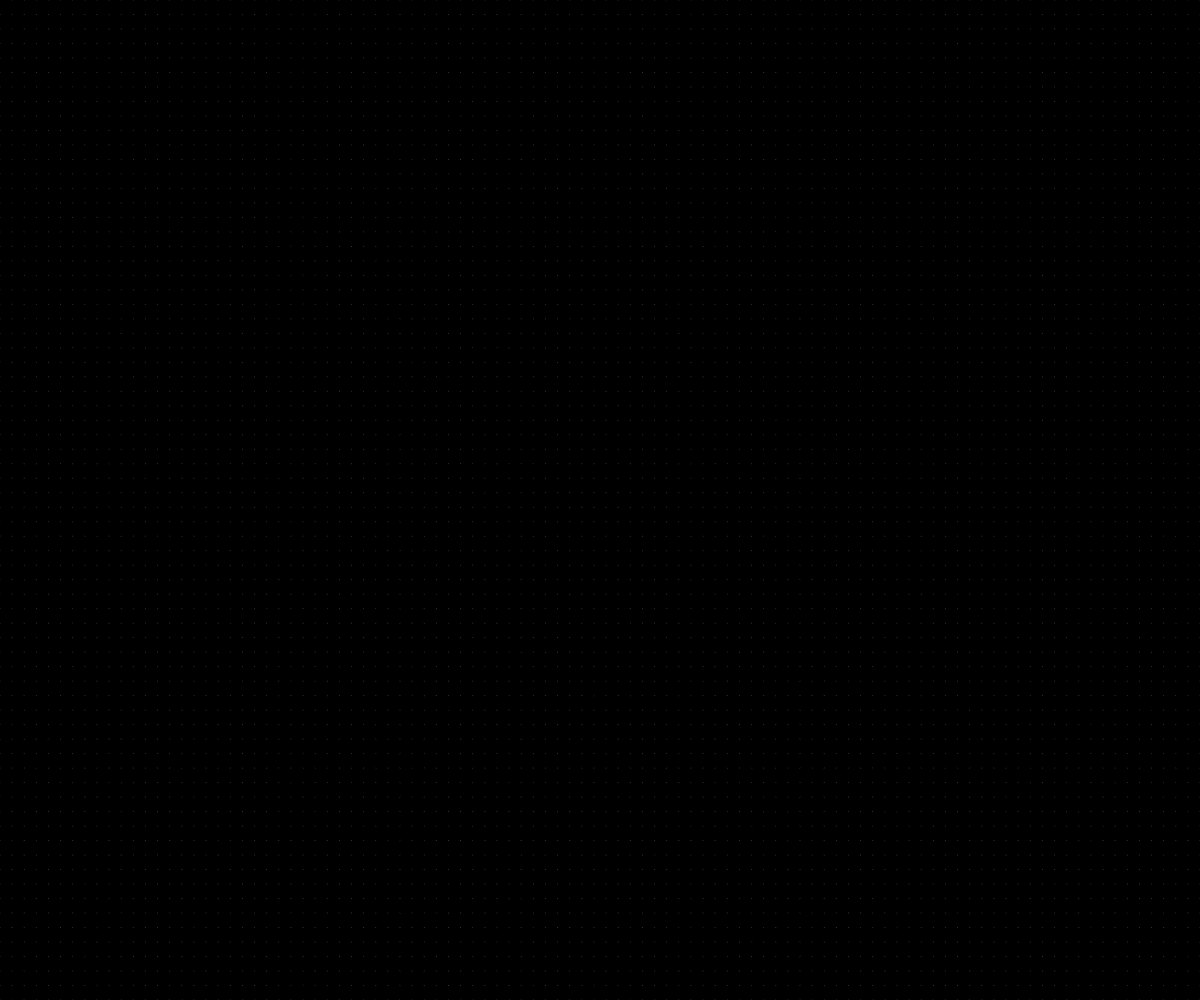
Frame 1 (no input)
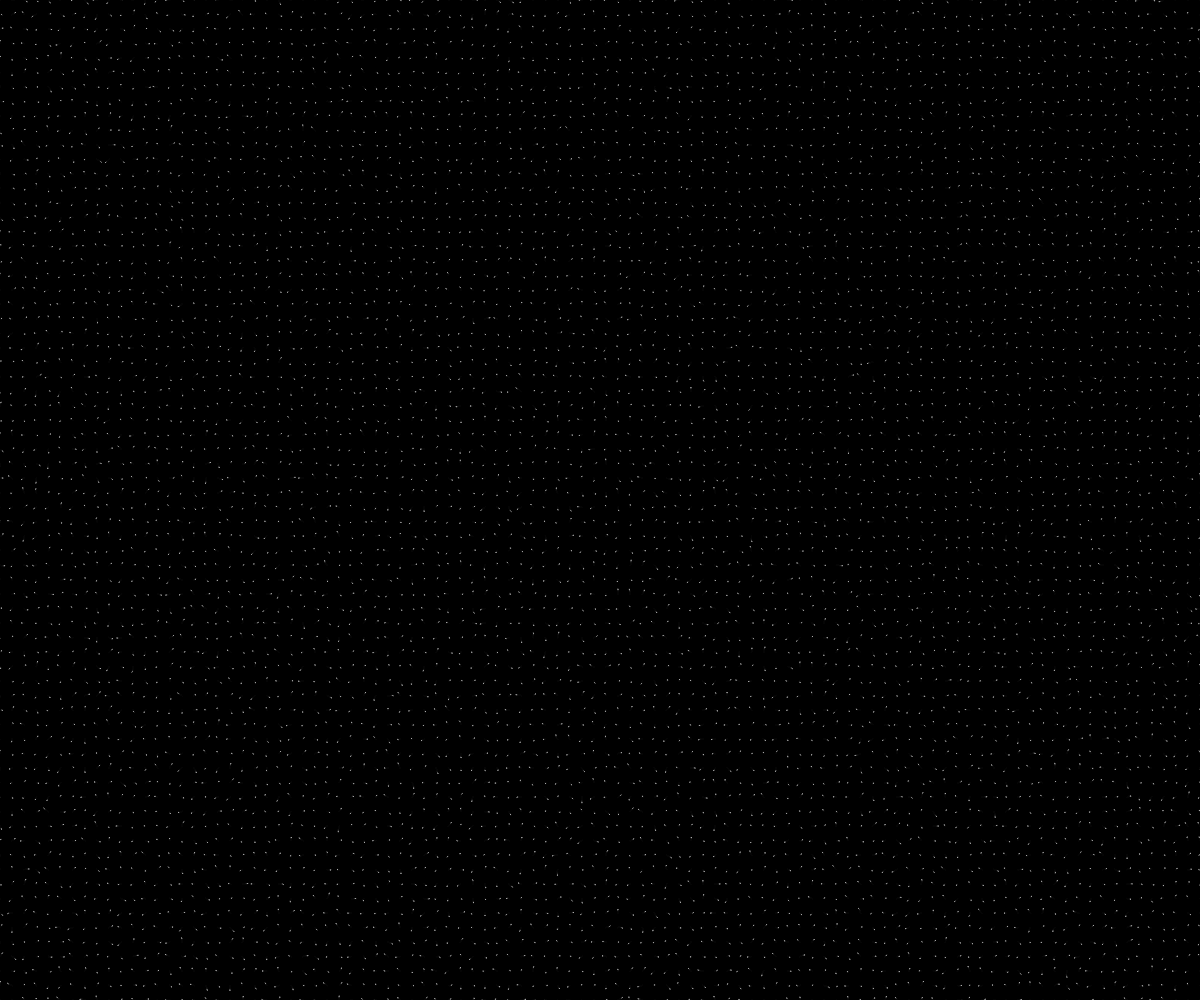
Frame 60 (no input)
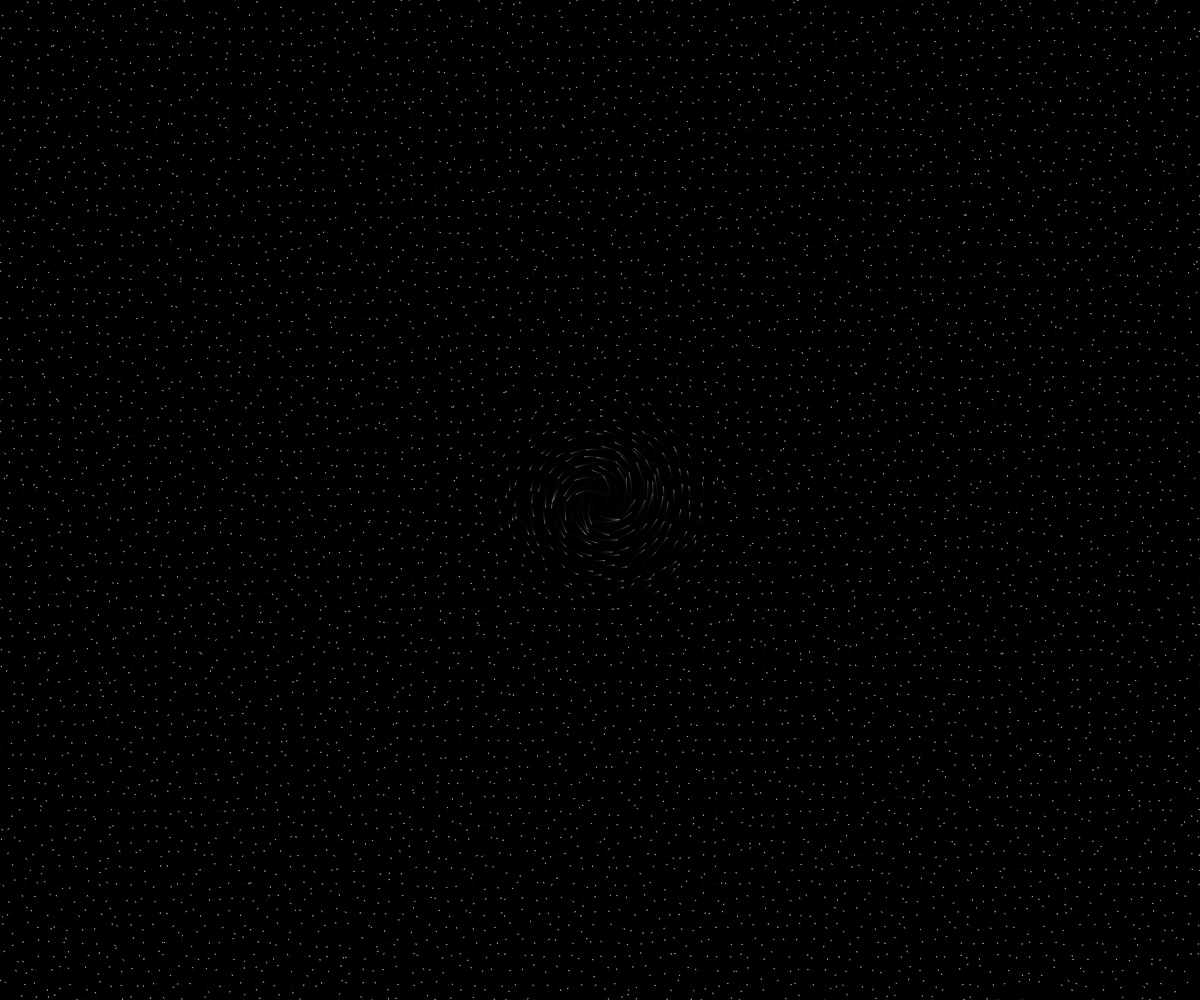
Frame 120 (the mouse pressed at the canvas centre since frame 60)

The p5.js sketch that drew these frames (run headless with seeded random() and noise() and a simulated clock; from frame 60 on, the mouse is pressed at the canvas centre):

// p5.js sketch
// ── sketch.js
/*
Project title: Snap
Author: Kunda Liu
Module: WCC1（DCT）

This sketch explores interaction through accumulation and disturbance.
The screen begins as a calm field. Each click introduces a temporary
anomaly that pulls and distorts the field around it.

The work is inspired by ideas of resonance, collapse, and memory,
where small actions can slowly reshape an entire system.

Interaction:
Click anywhere on the screen to create a new disturbance point.
Multiple points can exist and influence the field at the same time.
*/

let dots = [];
let anomalies = [];

let cols = 100;
let rows = 70;

function setup() {
  createCanvas(windowWidth, windowHeight);
  background(0);

  buildGrid();
}

// build a grid of dots that fills the screen
function buildGrid() {
  dots = [];

  for (let y = 0; y < rows; y++) {
    for (let x = 0; x < cols; x++) {
      let px = map(x, 0, cols - 1, 0, width);
      let py = map(y, 0, rows - 1, 0, height);
      dots.push(new Dot(px, py));
    }
  }
}

function draw() {
  // fade the background slightly for motion trails
  noStroke();
  fill(0, 25);
  rect(0, 0, width, height);

  // update all active anomalies
  for (let i = anomalies.length - 1; i >= 0; i--) {
    anomalies[i].update();
    if (anomalies[i].dead) {
      anomalies.splice(i, 1);
    }
  }

  // update and draw all dots
  for (let d of dots) {
    d.update(anomalies);
    d.display();
  }
}

// click to create a new pull point
function mousePressed() {
  anomalies.push(new Anomaly(mouseX, mouseY));

  // limit how many can exist at once
  if (anomalies.length > 4) {
    anomalies.shift();
  }
}

class Dot {
  constructor(x, y) {
    this.origin = createVector(x, y);
    this.pos = createVector(x, y);
    this.prev = this.pos.copy();

    this.vel = p5.Vector.random2D().mult(random(0.03, 0.12));
    this.size = random(1.2, 1.8);
  }

  update(anomalies) {
    this.prev.set(this.pos);
    let acc = createVector(0, 0);

    for (let a of anomalies) {
      let dir = p5.Vector.sub(a.pos, this.pos);
      let d = dir.mag() + 0.001;

      if (d > a.radius) continue;

      dir.normalize();

      let pull = (a.strength * 0.6) / (d * d);
      pull = constrain(pull, 0, 0.12);

      let swirl = createVector(-dir.y, dir.x).mult(
        0.08 *
          noise(
            this.pos.x * 0.01,
            this.pos.y * 0.01,
            frameCount * 0.01
          )
      );

      let edge = 1 - d / a.radius;
      edge *= edge;

      acc.add(dir.mult(pull * edge));
      acc.add(swirl.mult(edge));
    }

    acc.add(p5.Vector.random2D().mult(0.005));

    this.vel.add(acc);
    this.vel.mult(0.985);
    this.vel.limit(1.6);

    this.pos.add(this.vel);

    let home = p5.Vector.sub(this.origin, this.pos);
    this.pos.add(home.mult(0.001));
  }

  display() {
    stroke(255, 60);
    strokeWeight(1);
    line(this.prev.x, this.prev.y, this.pos.x, this.pos.y);
  }
}

class Anomaly {
  constructor(x, y) {
    this.pos = createVector(x, y);
    this.radius = min(width, height) * 0.15;

    this.life = 1;
    this.decay = random(0.993, 0.996);
    this.seed = random(1000);
    this.dead = false;
  }

  get strength() {
    let t = frameCount * 0.03 + this.seed;
    return this.life * (0.8 + sin(t) * 0.25);
  }

  update() {
    this.life *= this.decay;
    if (this.life < 0.05) {
      this.dead = true;
    }
  }
}

function windowResized() {
  resizeCanvas(windowWidth, windowHeight);
  buildGrid();
}
